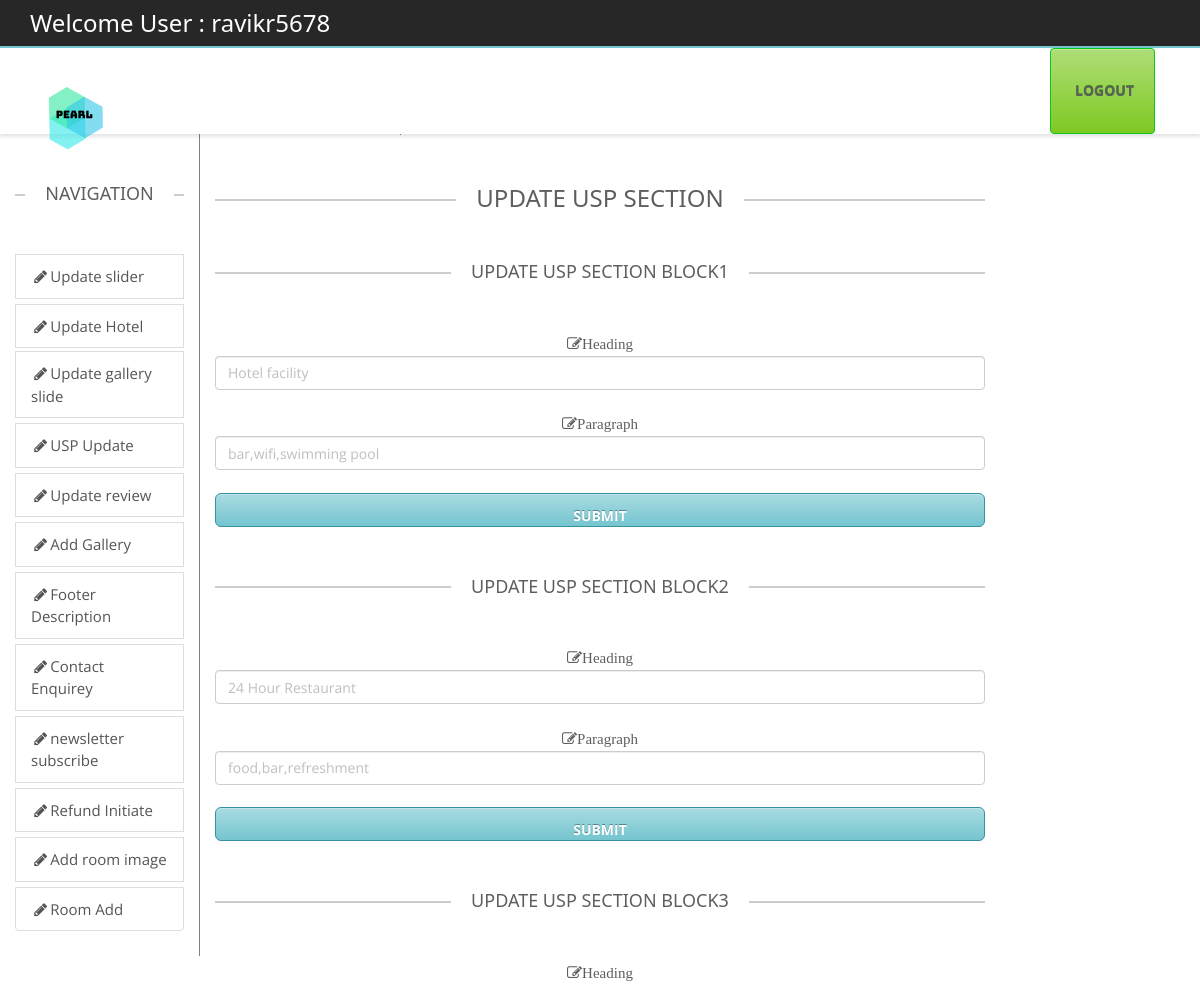
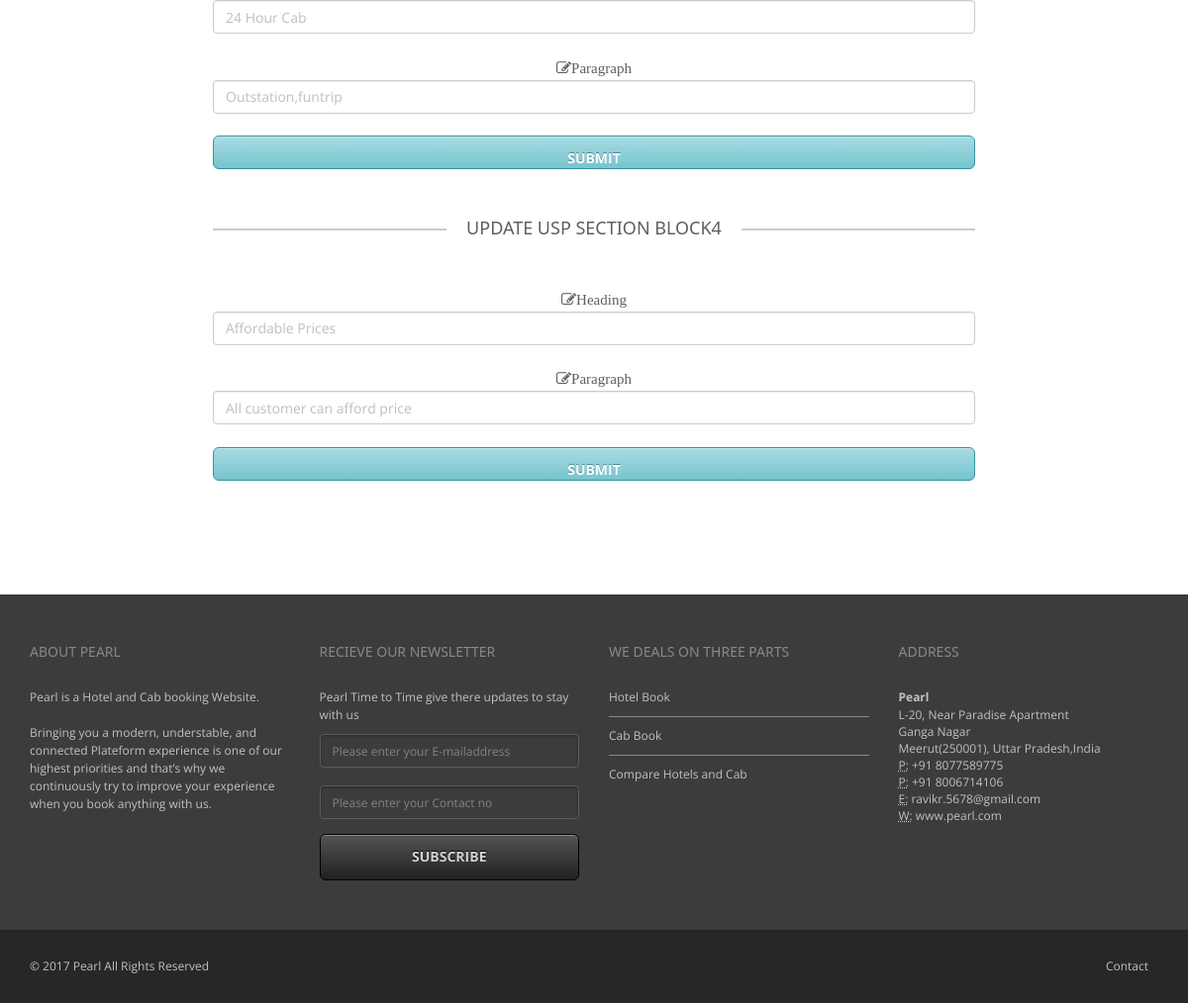
/backend/uspupdate.php (signed in), run on the app's committed database (2 pictures, top to bottom).
### tables this page shows
CREATE TABLE `uspsection` (
  `sno` int(11) NOT NULL,
  `heading` varchar(100) DEFAULT NULL,
  `paragraph` varchar(100) DEFAULT NULL
);

### public_html/backend/uspupdate.php (the view, shortened to what this page needs)
<?php
include("headeradmin.php");?><title>Pearl ::<?php echo $title;?></title>
<?php
include("connect.php");
include("navigation.php");
$res=mysqli_query($con,"select * from uspsection") or die(mysqli_error($con));
$i=1;
while($row=mysqli_fetch_array($res))
{
if($i==1)
{$heading=$row[1];
$para=$row[2];
}
if($i==2)
{$heading2=$row[1];
$para2=$row[2];}
if($i==3)
{$heading3=$row[1];
$para3=$row[2];}
if($i==4)
{$heading4=$row[1];
$para4=$row[2];}
$i++;
}
?>
<div class="container-fluid">
	<div class="row">
		<div class="col-sm-2" >
	     </div>
        <div class="col-sm-1 " style="border-left:1px solid grey;">
        </div>
		<div class="col-sm-8">
        <div class="containe-fluid text-center" >
             <h3 class="lined-heading mt50">
            <span>
            UPDATE USP SECTION
            </span>
        </h3>
        <h5 class="lined-heading mt50"><span>
            UPDATE USP SECTION BLOCK1
            </span>
   	</h5>
        <form class="form-group" action="uspupdatequery.php" method="post">
        <label class="fa fa-edit">Heading</label>
        <input class="form-control" type="text" name="Heading1" value="<?php echo $heading;?>" /><br />
		<label class="fa fa-edit">Paragraph</label>
        <input class="form-control" type="text" name="paragraph1" value="<?php echo $para;?>" /><br />
        <input class="form-control btn btn-lg btn-primary" type="submit" value="submit"/>
        </form>
<h5 class="lined-heading mt50"><span>
            UPDATE USP SECTION BLOCK2
            </span>
   	</h5>
	<form class="form-group" action="uspupdatequery.php" method="post">
        <label class="fa fa-edit">Heading</label>
        <input class="form-control" type="text" name="Heading2" value="<?php echo $heading2;?>" /><br />
		<label class="fa fa-edit">Paragraph</label>
        <input class="form-control" type="text" name="paragraph2" value="<?php echo $para2;?>" /><br />
        <input class="form-control btn btn-lg btn-primary" type="submit" value="submit"/>
        </form>
<h5 class="lined-heading mt50"><span>
            UPDATE USP SECTION BLOCK3
            </span>
   	</h5>
<form class="form-group" action="uspupdatequery.php" method="post">
        <label class="fa fa-edit">Heading</label>
        <input class="form-control" type="text" name="Heading3" value="<?php echo $heading3;?>" /><br />
		<label class="fa fa-edit">Paragraph</label>
        <input class="form-control" type="text" name="paragraph3" value="<?php echo $para3;?>" /><br />
        <input class="form-control btn btn-lg btn-primary" type="submit" value="submit"/>
        </form>
<h5 class="lined-heading mt50"><span>
            UPDATE USP SECTION BLOCK4
            </span>
   	</h5>
<form class="form-group" action="uspupdatequery.php" method="post">
        <label class="fa fa-edit">Heading</label>
        <input class="form-control" type="text" name="Heading4" value="<?php echo $heading4;?>" /><br />
		<label class="fa fa-edit">Paragraph</label>
        <input class="form-control" type="text" name="paragraph4" value="<?php echo $para4;?>" /><br />
        <input class="form-control btn btn-lg btn-primary" type="submit" value="submit"/>
        </form>
		</div>
		</div>
        <div class="col-sm-1">
        </div>
	</div>
</div>
<?php include("footer.php");?>

### public_html/backend/css/theme.css (style rules this page uses)
body { overflow-x: hidden; }
html, html a { -webkit-font-smoothing: antialiased !important; }
h1, h2, h3, h4, h5, h6, .h1, .h2, .h3, .h4, .h5, .h6 { font-family: "Open Sans", "Helvetica Neue", Helvetica, Arial, sans-serif; font-weight: 600; line-height: 1.1; color: #5e5e5e; }
h3, .h3 { font-size: 18px; }
h5, .h5 { font-size: 12px; }
.lined-heading { position: relative; margin-top: 0; margin-bottom: 50px; text-align: center; display: block; }
h1.lined-heading:before, h2.lined-heading:before, h3.lined-heading:before, h4.lined-heading:before, h5.lined-heading:before, h6.lined-heading:before { position: absolute; top: 50%; z-index: 1; display: block; width: 100%; height: 1px; border-top: 2px solid #ccc; content: ""; }
h1.lined-heading span, h2.lined-heading span, h3.lined-heading span, h4.lined-heading span, h5.lined-heading span, h6.lined-heading span { position: relative; z-index: 1; padding: 0 20px; background: #fff; display: inline-block; }
body ,.ui-widget, .revolution-starhotel { font-family: "Open Sans", "Helvetica Neue", Helvetica, Arial, sans-serif !important; font-size: 13px; }
.mt50 { margin-top: 50px; }
label { color: #5e5e5e; }
.form-control { color: #bfbfbf; }
.btn { background: -moz-linear-gradient(top, rgba(255,255,255,0.38) 0%, rgba(255,255,255,0) 100%); background: -webkit-gradient(linear, left top, left bottom, color-stop(0%, rgba(255,255,255,0.38)), color-stop(100%, rgba(255,255,255,0))); background: -webkit-linear-gradient(top, rgba(255,255,255,0.38) 0%, rgba(255,255,255,0) 100%); background: -o-linear-gradient(top, rgba(255,255,255,0.38) 0%, rgba(255,255,255,0) 100%); background: -ms-linear-gradient(top, rgba(255,255,255,0.38) 0%, rgba(255,255,255,0) 100%); background: linear-gradient(to bottom, rgba(255,255,255,0.38) 0%, rgba(255,255,255,0) 100%); filter: progid:DXImageTransform.Microsoft.gradient( startColorstr='#61ffffff', endColorstr='#00ffffff', GradientType=0 ); color: #ffffff; -webkit-box-shadow: inset 0 1px 0 0 rgba(255,255,255,0.3); box-shadow: inset 0 1px 0 0 rgba(255,255,255,0.3); -webkit-transition: all 0.1s ease-in; -moz-transition: all 0.1s ease-in; -ms-transition: all 0.1s ease-in; -o-transition: all 0.1s ease-in; transition: all 0.1s ease-in; text-transform: uppercase; font-weight: bold; }
.btn-lg { padding: 13px 18px; font-size: 14px; }

### public_html/backend/css/w3.css (style rules this page uses)
button,hr,input { overflow:visible }
html { box-sizing:border-box;-ms-text-size-adjust:100%;-webkit-text-size-adjust:100%;overflow-x:hidden }
*,:after,:before { box-sizing:inherit }
body { margin:0 }
button,input,select,textarea { font:inherit;margin:0 }
[type=reset],[type=submit],button,html [type=button] { -webkit-appearance:button }
body,html { font-family:Verdana,sans-serif;font-size:15px;line-height:1.5 }
h3 { font-size:24px }
h5 { font-size:18px }
h1,h2,h3,h4,h5,h6 { font-family:"Segoe UI",Arial,sans-serif;font-weight:400;margin:10px 0 }

### public_html/backend/css/colors/turquoise.css (style rules this page uses)
.btn-primary { background-color: #75c5cf; border-color: #35929e; text-shadow: 0 -1px 0 #50878e; }

### data on the page
uspsection: Heading1 "Hotel facility", paragraph1 "bar,wifi,swimming pool"
uspsection: Heading2 "24 Hour Restaurant", paragraph2 "food,bar,refreshment"
uspsection: Heading3 "24 Hour Cab", paragraph3 "Outstation,funtrip"
uspsection: Heading4 "Affordable Prices", paragraph4 "All customer can afford price"

### other printed values
$_SESSION['login_user'] "ravikr5678"
